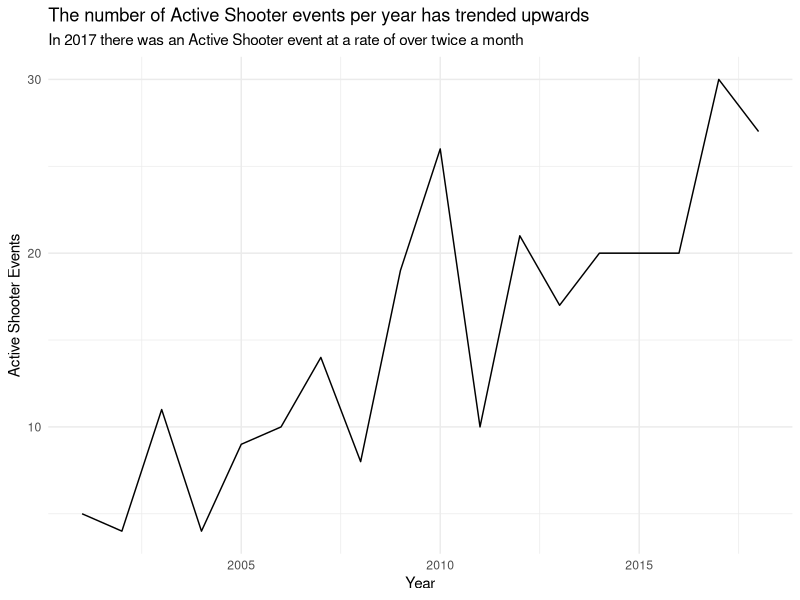
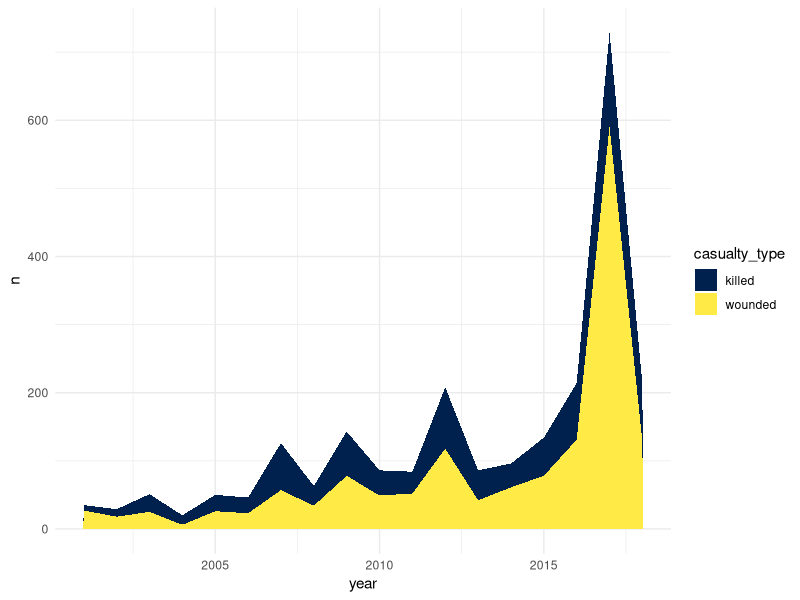
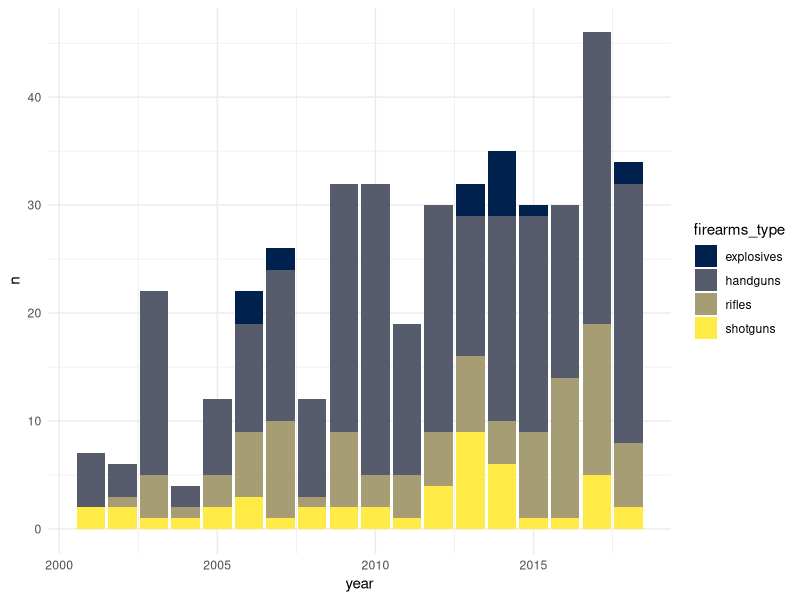
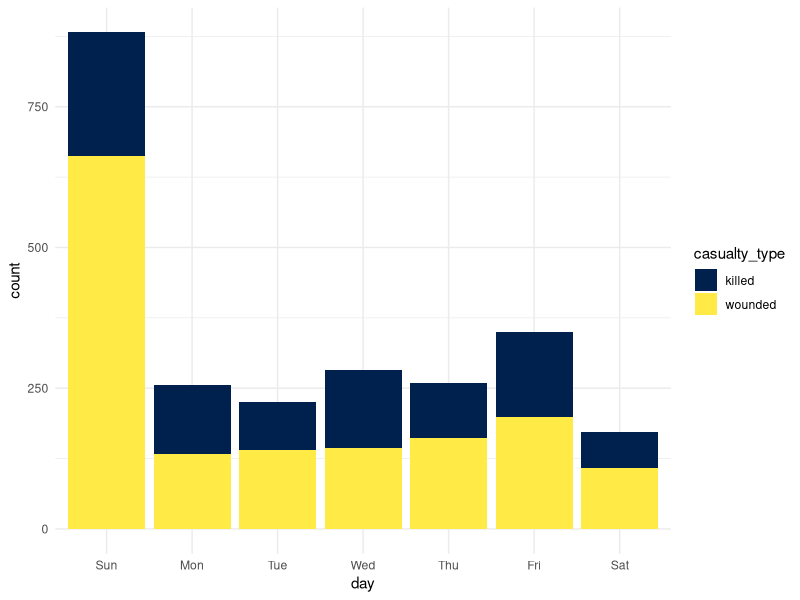
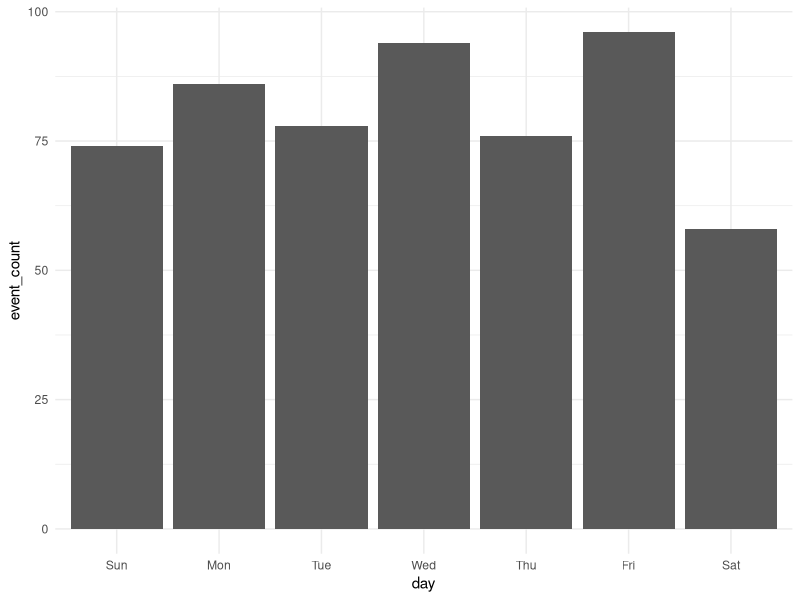
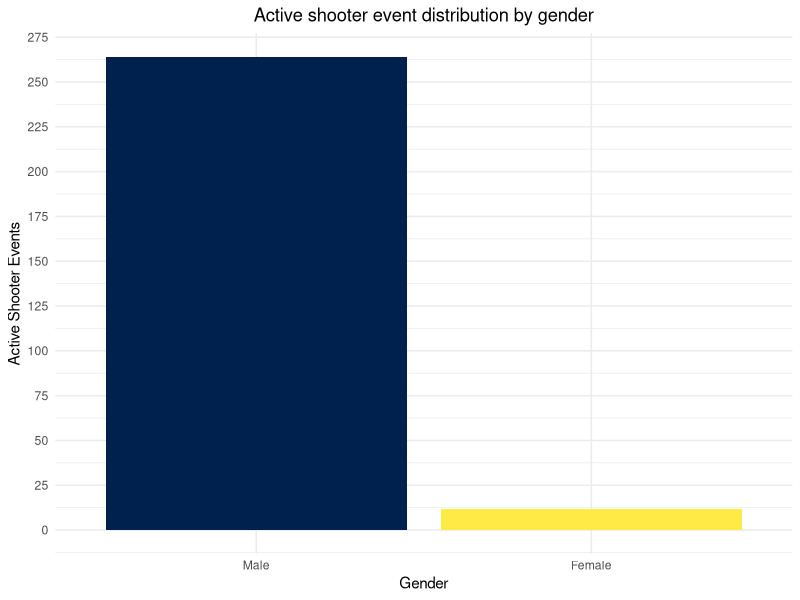
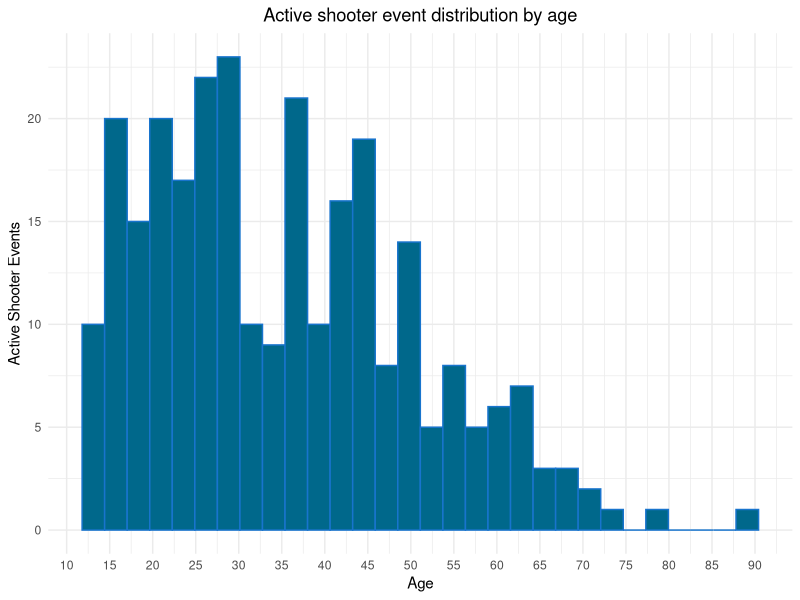

Generate these figures, in order, with R:
## ---- chunk 1
knitr::opts_chunk$set(echo = TRUE)
## ---- chunk 2
## Hello world 

library(here)
library(tidyverse)
library(lubridate)
library(stringr)
library(viridis)
## ---- chunk 3
active_shooters <- read_csv(here::here("fbi_active_shooter", "active_shooters_clean.csv"))
## ---- chunk 4
active_shooters <- active_shooters %>%
  mutate(year = year(date_time), 
         month = month(date_time), 
         hour = hour(date_time), 
         day = wday(date_time, label = TRUE),
         location_type = as_factor(location_type),
         shooter_gender = as_factor(shooter_gender),
         state = as_factor(state))

active_shooters <- active_shooters %>%
  mutate(state = fct_recode(state,
                            "Georgia" = "Georgio",
                            "Virginia" = "Virgina",
                            "Oklahoma" = "Oaklahoma",
                            "Washington D.C." = "D.C."),
         shooter_gender = fct_recode(shooter_gender,
                                     "Male" = "Mae"))
## ---- chunk 5
active_shooters %>% 
  select(event_name, year) %>%
  distinct() %>%
  group_by(year) %>%
  count() %>%
  filter(between(year, 2001, 2018)) %>%
  ggplot(aes(x = year, y = n)) +
  geom_line() +
  theme_minimal() +
  labs(x = "Year", 
       y = "Active Shooter Events", 
       title = "The number of Active Shooter events per year has trended upwards", 
       subtitle = "In 2017 there was an Active Shooter event at a rate of over twice a month")
## ---- chunk 6
active_shooters %>%
  select(event_name, wounded, killed, year) %>%
  group_by(event_name, year) %>%
  summarise(wounded = sum(wounded), killed = sum(killed)) %>%
  gather(casualty_type, count, -event_name, -year) %>%
  ungroup() %>%
  group_by(year, casualty_type) %>%
  summarise(n = sum(count)) %>%
  filter(between(year, 2001, 2018)) %>%
  ggplot(aes(x = year, y = n, fill = casualty_type)) +
  geom_area() +
  scale_fill_viridis(discrete = TRUE, option = "E") +
  theme_minimal()
## ---- chunk 7
active_shooters %>%
  select(event_name, rifles, shotguns, handguns, explosives, year) %>%
  na.omit(.) %>%
  group_by(event_name, year) %>%
  summarise(rifles = sum(rifles), 
            shotguns = sum(shotguns), 
            handguns = sum(handguns), 
            explosives = sum(explosives)) %>%
  gather(firearms_type, count, -event_name, -year) %>%
  group_by(year, firearms_type) %>%
  summarise(n = sum(count)) %>%
  filter(between(year, 2001, 2018)) %>%
  ggplot(aes(x = year, y = n, fill = firearms_type)) +
  geom_col() +
  scale_fill_viridis(discrete = TRUE, option = "E") +
  theme_minimal()
## ---- chunk 8
active_shooters %>%
  select(killed, wounded, day) %>%
  group_by(day) %>%
  summarise(killed = sum(killed), wounded = sum(wounded)) %>%
  gather(casualty_type, count, -day) %>%
  ggplot(aes(x = day, y = count, fill = casualty_type)) +
  geom_col() +
  scale_fill_viridis(discrete = TRUE, option = "E") +
  theme_minimal()

active_shooters %>%
  select(killed, wounded, day, event_name) %>%
  group_by(day) %>%
  summarise(killed = sum(killed), wounded = sum(wounded), event_count = n()) %>%
  gather(casualty_type, count, -day, -event_count) %>%
  ggplot(aes(x = day, y = event_count)) +
  geom_col() +
  scale_fill_viridis(discrete = TRUE, option = "E") +
  theme_minimal()
## ---- chunk 9

active_shooters %>% 
  filter(between(year, 2001, 2018)) %>%
  select(event_name, shooter_gender) %>% 
  group_by(shooter_gender) %>% 
  na.omit(.) %>%
  count() %>% 
  ggplot(aes(x=shooter_gender, y=n, fill = shooter_gender)) + 
  scale_y_continuous(breaks=seq(0,300,25)) +
  scale_fill_viridis(discrete = TRUE, option = "E") +
  geom_col(show.legend = FALSE) + 
  theme_minimal() +
  theme(plot.title = element_text(hjust = 0.5)) + 
  labs(x = "Gender", 
       y = "Active Shooter Events", 
       title = "Active shooter event distribution by gender"
       ) 
## ---- chunk 10

active_shooters %>% 
  select(event_name, shooter_age) %>% 
  group_by(event_name, shooter_age) %>% 
  na.omit(.) %>% 
  count() %>% 
  ggplot(aes(x=shooter_age)) + 
  geom_histogram(color = "dodgerblue3", fill = "deepskyblue4") + 
  scale_y_continuous(breaks=seq(0,30,5)) +
  scale_x_continuous(breaks=seq(0,100,5)) +
  theme_minimal() + 
  theme(plot.title = element_text(hjust = 0.5)) + 
  labs(x = "Age", 
       y = "Active Shooter Events", 
       title = "Active shooter event distribution by age"
       ) 
